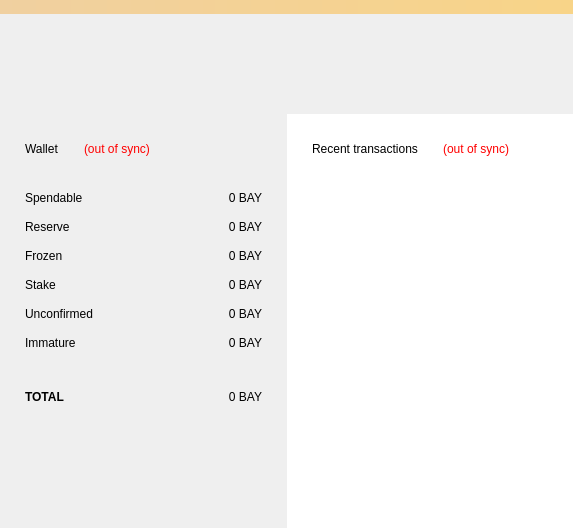
<?xml version="1.0" encoding="UTF-8"?>
<ui version="4.0">
 <class>OverviewPage</class>
 <widget class="QWidget" name="OverviewPage">
  <property name="geometry">
   <rect>
    <x>0</x>
    <y>0</y>
    <width>573</width>
    <height>528</height>
   </rect>
  </property>
  <property name="windowTitle">
   <string>Form</string>
  </property>
  <layout class="QVBoxLayout" name="topLayout">
   <property name="spacing">
    <number>0</number>
   </property>
   <property name="leftMargin">
    <number>0</number>
   </property>
   <property name="topMargin">
    <number>0</number>
   </property>
   <property name="rightMargin">
    <number>0</number>
   </property>
   <property name="bottomMargin">
    <number>0</number>
   </property>
   <item>
    <widget class="QLabel" name="labelAlerts">
     <property name="visible">
      <bool>false</bool>
     </property>
     <property name="styleSheet">
      <string notr="true">background-color: qlineargradient(x1: 0, y1: 0, x2: 1, y2: 0, stop:0 #F0D0A0, stop:1 #F8D488);  color:#000000
</string>
     </property>
     <property name="wordWrap">
      <bool>true</bool>
     </property>
     <property name="margin">
      <number>3</number>
     </property>
    </widget>
   </item>
   <item>
    <widget class="QWidget" name="widgetFractions" native="true">
     <property name="minimumSize">
      <size>
       <width>80</width>
       <height>100</height>
      </size>
     </property>
     <property name="maximumSize">
      <size>
       <width>16777215</width>
       <height>100</height>
      </size>
     </property>
    </widget>
   </item>
   <item>
    <layout class="QHBoxLayout" name="horizontalLayout" stretch="1,1">
     <property name="spacing">
      <number>0</number>
     </property>
     <item>
      <layout class="QVBoxLayout" name="verticalLayout_2">
       <item>
        <widget class="QWidget" name="widget" native="true">
         <layout class="QVBoxLayout" name="verticalLayout_4">
          <property name="spacing">
           <number>25</number>
          </property>
          <property name="leftMargin">
           <number>25</number>
          </property>
          <property name="topMargin">
           <number>25</number>
          </property>
          <property name="rightMargin">
           <number>25</number>
          </property>
          <property name="bottomMargin">
           <number>25</number>
          </property>
          <item>
           <layout class="QHBoxLayout" name="horizontalLayout_4">
            <item>
             <widget class="QLabel" name="labelWallet">
              <property name="text">
               <string>Wallet</string>
              </property>
              <property name="textFormat">
               <enum>Qt::PlainText</enum>
              </property>
             </widget>
            </item>
            <item>
             <widget class="QLabel" name="labelWalletStatus">
              <property name="toolTip">
               <string>The displayed information may be out of date. Your wallet automatically synchronizes with the BitBay network after a connection is established, but this process has not completed yet.</string>
              </property>
              <property name="styleSheet">
               <string notr="true">QLabel { color: red; }</string>
              </property>
              <property name="text">
               <string notr="true">(out of sync)</string>
              </property>
              <property name="alignment">
               <set>Qt::AlignLeading|Qt::AlignLeft|Qt::AlignVCenter</set>
              </property>
             </widget>
            </item>
            <item>
             <spacer name="horizontalSpacer_2">
              <property name="orientation">
               <enum>Qt::Horizontal</enum>
              </property>
              <property name="sizeHint" stdset="0">
               <size>
                <width>40</width>
                <height>20</height>
               </size>
              </property>
             </spacer>
            </item>
           </layout>
          </item>
          <item>
           <layout class="QGridLayout" name="gridLayout">
            <property name="horizontalSpacing">
             <number>0</number>
            </property>
            <property name="verticalSpacing">
             <number>1</number>
            </property>
            <item row="0" column="1">
             <widget class="QLabel" name="labelBalance">
              <property name="cursor">
               <cursorShape>IBeamCursor</cursorShape>
              </property>
              <property name="toolTip">
               <string>Your current spendable balance</string>
              </property>
              <property name="text">
               <string notr="true">0 BAY</string>
              </property>
              <property name="alignment">
               <set>Qt::AlignRight|Qt::AlignTrailing|Qt::AlignVCenter</set>
              </property>
              <property name="textInteractionFlags">
               <set>Qt::LinksAccessibleByMouse|Qt::TextSelectableByKeyboard|Qt::TextSelectableByMouse</set>
              </property>
             </widget>
            </item>
            <item row="0" column="0">
             <widget class="QLabel" name="labelBalanceText">
              <property name="minimumSize">
               <size>
                <width>0</width>
                <height>28</height>
               </size>
              </property>
              <property name="text">
               <string>Spendable</string>
              </property>
             </widget>
            </item>
            <item row="3" column="0">
             <widget class="QLabel" name="labelStakeText">
              <property name="minimumSize">
               <size>
                <width>0</width>
                <height>28</height>
               </size>
              </property>
              <property name="text">
               <string>Stake</string>
              </property>
             </widget>
            </item>
            <item row="3" column="1">
             <widget class="QLabel" name="labelStake">
              <property name="cursor">
               <cursorShape>IBeamCursor</cursorShape>
              </property>
              <property name="toolTip">
               <string>Total of coins that was staked, and do not yet count toward the current balance</string>
              </property>
              <property name="text">
               <string notr="true">0 BAY</string>
              </property>
              <property name="alignment">
               <set>Qt::AlignRight|Qt::AlignTrailing|Qt::AlignVCenter</set>
              </property>
              <property name="textInteractionFlags">
               <set>Qt::LinksAccessibleByMouse|Qt::TextSelectableByKeyboard|Qt::TextSelectableByMouse</set>
              </property>
             </widget>
            </item>
            <item row="1" column="1">
             <widget class="QLabel" name="labelReserve">
              <property name="cursor">
               <cursorShape>IBeamCursor</cursorShape>
              </property>
              <property name="toolTip">
               <string>Your current reserve balance</string>
              </property>
              <property name="text">
               <string>0 BAY</string>
              </property>
              <property name="alignment">
               <set>Qt::AlignRight|Qt::AlignTrailing|Qt::AlignVCenter</set>
              </property>
              <property name="textInteractionFlags">
               <set>Qt::LinksAccessibleByMouse|Qt::TextSelectableByKeyboard|Qt::TextSelectableByMouse</set>
              </property>
             </widget>
            </item>
            <item row="4" column="1">
             <widget class="QLabel" name="labelUnconfirmed">
              <property name="cursor">
               <cursorShape>IBeamCursor</cursorShape>
              </property>
              <property name="toolTip">
               <string>Total of transactions that have yet to be confirmed, and do not yet count toward the current balance</string>
              </property>
              <property name="text">
               <string notr="true">0 BAY</string>
              </property>
              <property name="alignment">
               <set>Qt::AlignRight|Qt::AlignTrailing|Qt::AlignVCenter</set>
              </property>
              <property name="textInteractionFlags">
               <set>Qt::LinksAccessibleByMouse|Qt::TextSelectableByKeyboard|Qt::TextSelectableByMouse</set>
              </property>
             </widget>
            </item>
            <item row="6" column="0">
             <spacer name="verticalSpacer_2">
              <property name="orientation">
               <enum>Qt::Vertical</enum>
              </property>
              <property name="sizeType">
               <enum>QSizePolicy::Fixed</enum>
              </property>
              <property name="sizeHint" stdset="0">
               <size>
                <width>20</width>
                <height>25</height>
               </size>
              </property>
             </spacer>
            </item>
            <item row="1" column="0">
             <widget class="QLabel" name="labelReserveText">
              <property name="minimumSize">
               <size>
                <width>0</width>
                <height>28</height>
               </size>
              </property>
              <property name="text">
               <string>Reserve</string>
              </property>
             </widget>
            </item>
            <item row="5" column="0">
             <widget class="QLabel" name="labelImmatureText">
              <property name="minimumSize">
               <size>
                <width>0</width>
                <height>28</height>
               </size>
              </property>
              <property name="text">
               <string>Immature</string>
              </property>
             </widget>
            </item>
            <item row="7" column="1">
             <widget class="QLabel" name="labelTotal">
              <property name="cursor">
               <cursorShape>IBeamCursor</cursorShape>
              </property>
              <property name="toolTip">
               <string>Your current total balance</string>
              </property>
              <property name="text">
               <string notr="true">0 BAY</string>
              </property>
              <property name="alignment">
               <set>Qt::AlignRight|Qt::AlignTrailing|Qt::AlignVCenter</set>
              </property>
              <property name="textInteractionFlags">
               <set>Qt::LinksAccessibleByMouse|Qt::TextSelectableByKeyboard|Qt::TextSelectableByMouse</set>
              </property>
             </widget>
            </item>
            <item row="5" column="1">
             <widget class="QLabel" name="labelImmature">
              <property name="toolTip">
               <string>Mined balance that has not yet matured</string>
              </property>
              <property name="text">
               <string notr="true">0 BAY</string>
              </property>
              <property name="alignment">
               <set>Qt::AlignRight|Qt::AlignTrailing|Qt::AlignVCenter</set>
              </property>
              <property name="textInteractionFlags">
               <set>Qt::LinksAccessibleByMouse|Qt::TextSelectableByKeyboard|Qt::TextSelectableByMouse</set>
              </property>
             </widget>
            </item>
            <item row="7" column="0">
             <widget class="QLabel" name="labelTotalText">
              <property name="minimumSize">
               <size>
                <width>0</width>
                <height>28</height>
               </size>
              </property>
              <property name="font">
               <font>
                <weight>75</weight>
                <bold>true</bold>
               </font>
              </property>
              <property name="text">
               <string>TOTAL</string>
              </property>
             </widget>
            </item>
            <item row="4" column="0">
             <widget class="QLabel" name="labelUnconfirmedText">
              <property name="minimumSize">
               <size>
                <width>0</width>
                <height>28</height>
               </size>
              </property>
              <property name="text">
               <string>Unconfirmed</string>
              </property>
             </widget>
            </item>
            <item row="2" column="0">
             <widget class="QLabel" name="labelFrozenText">
              <property name="minimumSize">
               <size>
                <width>0</width>
                <height>28</height>
               </size>
              </property>
              <property name="text">
               <string>Frozen</string>
              </property>
             </widget>
            </item>
            <item row="2" column="1">
             <widget class="QLabel" name="labelFrozen">
              <property name="cursor">
               <cursorShape>IBeamCursor</cursorShape>
              </property>
              <property name="toolTip">
               <string>Your current frozen balance</string>
              </property>
              <property name="text">
               <string>0 BAY</string>
              </property>
              <property name="alignment">
               <set>Qt::AlignRight|Qt::AlignTrailing|Qt::AlignVCenter</set>
              </property>
              <property name="textInteractionFlags">
               <set>Qt::LinksAccessibleByMouse|Qt::TextSelectableByKeyboard|Qt::TextSelectableByMouse</set>
              </property>
             </widget>
            </item>
           </layout>
          </item>
         </layout>
        </widget>
       </item>
       <item>
        <spacer name="verticalSpacer">
         <property name="orientation">
          <enum>Qt::Vertical</enum>
         </property>
         <property name="sizeHint" stdset="0">
          <size>
           <width>20</width>
           <height>40</height>
          </size>
         </property>
        </spacer>
       </item>
      </layout>
     </item>
     <item>
      <layout class="QVBoxLayout" name="verticalLayout_3">
       <item>
        <widget class="QWidget" name="w_recent" native="true">
         <property name="palette">
          <palette>
           <active>
            <colorrole role="Base">
             <brush brushstyle="SolidPattern">
              <color alpha="255">
               <red>255</red>
               <green>255</green>
               <blue>255</blue>
              </color>
             </brush>
            </colorrole>
            <colorrole role="Window">
             <brush brushstyle="SolidPattern">
              <color alpha="255">
               <red>255</red>
               <green>255</green>
               <blue>255</blue>
              </color>
             </brush>
            </colorrole>
           </active>
           <inactive>
            <colorrole role="Base">
             <brush brushstyle="SolidPattern">
              <color alpha="255">
               <red>255</red>
               <green>255</green>
               <blue>255</blue>
              </color>
             </brush>
            </colorrole>
            <colorrole role="Window">
             <brush brushstyle="SolidPattern">
              <color alpha="255">
               <red>255</red>
               <green>255</green>
               <blue>255</blue>
              </color>
             </brush>
            </colorrole>
           </inactive>
           <disabled>
            <colorrole role="Base">
             <brush brushstyle="SolidPattern">
              <color alpha="255">
               <red>255</red>
               <green>255</green>
               <blue>255</blue>
              </color>
             </brush>
            </colorrole>
            <colorrole role="Window">
             <brush brushstyle="SolidPattern">
              <color alpha="255">
               <red>255</red>
               <green>255</green>
               <blue>255</blue>
              </color>
             </brush>
            </colorrole>
           </disabled>
          </palette>
         </property>
         <property name="autoFillBackground">
          <bool>true</bool>
         </property>
         <layout class="QVBoxLayout" name="verticalLayout">
          <property name="spacing">
           <number>25</number>
          </property>
          <property name="leftMargin">
           <number>25</number>
          </property>
          <property name="topMargin">
           <number>25</number>
          </property>
          <property name="rightMargin">
           <number>25</number>
          </property>
          <property name="bottomMargin">
           <number>25</number>
          </property>
          <item>
           <layout class="QHBoxLayout" name="horizontalLayout_2">
            <item>
             <widget class="QLabel" name="labelRecent">
              <property name="text">
               <string>Recent transactions</string>
              </property>
              <property name="textFormat">
               <enum>Qt::PlainText</enum>
              </property>
             </widget>
            </item>
            <item>
             <widget class="QLabel" name="labelTransactionsStatus">
              <property name="toolTip">
               <string>The displayed information may be out of date. Your wallet automatically synchronizes with the BitBay network after a connection is established, but this process has not completed yet.</string>
              </property>
              <property name="styleSheet">
               <string notr="true">QLabel { color: red; }</string>
              </property>
              <property name="text">
               <string notr="true">(out of sync)</string>
              </property>
              <property name="alignment">
               <set>Qt::AlignRight|Qt::AlignTrailing|Qt::AlignVCenter</set>
              </property>
             </widget>
            </item>
            <item>
             <spacer name="horizontalSpacer">
              <property name="orientation">
               <enum>Qt::Horizontal</enum>
              </property>
              <property name="sizeHint" stdset="0">
               <size>
                <width>40</width>
                <height>20</height>
               </size>
              </property>
             </spacer>
            </item>
           </layout>
          </item>
          <item>
           <widget class="QListView" name="listTransactions">
            <property name="styleSheet">
             <string notr="true">QListView { background: transparent; }</string>
            </property>
            <property name="frameShape">
             <enum>QFrame::NoFrame</enum>
            </property>
            <property name="verticalScrollBarPolicy">
             <enum>Qt::ScrollBarAlwaysOff</enum>
            </property>
            <property name="horizontalScrollBarPolicy">
             <enum>Qt::ScrollBarAlwaysOff</enum>
            </property>
            <property name="selectionMode">
             <enum>QAbstractItemView::NoSelection</enum>
            </property>
           </widget>
          </item>
         </layout>
        </widget>
       </item>
      </layout>
     </item>
    </layout>
   </item>
  </layout>
 </widget>
 <resources/>
 <connections/>
</ui>
